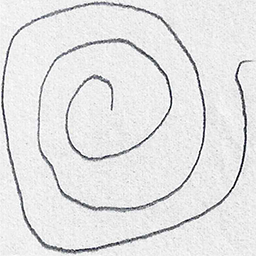
#> input picture dataset/healthy/V01HE02.png, 256 x 256 px, found by its file name; its folder holds 3 pictures in this run
$ python model.py
#> lines starting #> are read from the running program, lines starting #| are printed output that depends on the picture
import cv2
import numpy as np
import os

from sklearn.ensemble import RandomForestClassifier
from sklearn.model_selection import train_test_split
from sklearn.metrics import accuracy_score

dataset_path = r"C:\NIKHIL\SEM - 4\hackathon\dataset"

X = []
y = []


for category in ["healthy", "parkinson"]:
    path = os.path.join(dataset_path, category)

    label = 0 if category == "healthy" else 1

    for img_name in os.listdir(path):
        img_path = os.path.join(path, img_name)

        try:
            img = cv2.imread(img_path)
#> img is the input picture: shape (256, 256, 3); mean B, G, R 228, 227.5, 227.5
            img = cv2.resize(img, (300, 300))
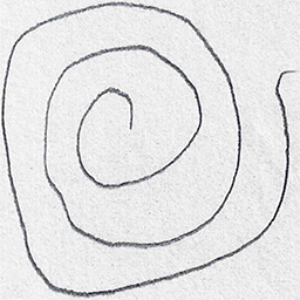
#> img: shape (300, 300, 3); mean B, G, R 227.8, 227.3, 227.3

            gray = cv2.cvtColor(img, cv2.COLOR_BGR2GRAY)
            edges = cv2.Canny(gray, 100, 200)
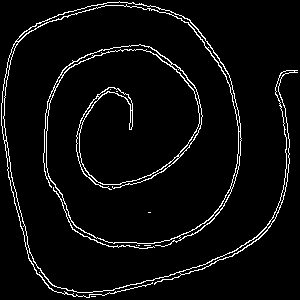
#> edges: shape (300, 300); 4.7% white in thin lines or dots

            edge_count = np.sum(edges > 0)
#> edge_count = 4250
            edge_density = edge_count / edges.size
#> edge_density = 0.0472
            mean_intensity = np.mean(edges)
#> mean_intensity = 12.04
            std_dev = np.std(edges)
#> std_dev = 54.09
            edge_ratio = np.count_nonzero(edges) / edges.size
#> edge_ratio = 0.0472

            X.append([edge_count, edge_density, mean_intensity, std_dev, edge_ratio])
            y.append(label)

        except:
            pass
#> pass 2 of the loop `for category in ["healthy", "parkinson"]:`:
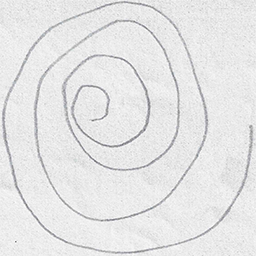
#> input picture dataset/parkinson/V01PE02.png, 256 x 256 px, found by its file name
#> img is the input picture: shape (256, 256, 3); mean B, G, R 229.7, 229.4, 229.4
#> img: shape (300, 300, 3)
#> `edges = cv2.Canny(gray, 100, 200)`:
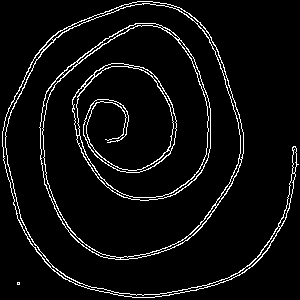
#> edges: shape (300, 300); 5.4% white in thin lines or dots
#> `edge_count = np.sum(edges > 0)`: edge_count = 4866
#> `edge_density = edge_count / edges.size`: edge_density = 0.0541
#> `mean_intensity = np.mean(edges)`: mean_intensity = 13.79
#> `std_dev = np.std(edges)`: std_dev = 57.67
#> `edge_ratio = np.count_nonzero(edges) / edges.size`: edge_ratio = 0.0541

X = np.array(X)
y = np.array(y)

print("Dataset Loaded:", len(X))


X_train, X_test, y_train, y_test = train_test_split(
    X, y, test_size=0.2, random_state=42
)


model = RandomForestClassifier(n_estimators=100)
model.fit(X_train, y_train)

print("✅ Model trained successfully!")


y_pred = model.predict(X_test)
accuracy = accuracy_score(y_test, y_pred)

print("🎯 Model Accuracy:", round(accuracy * 100, 2), "%")


test_image = r"C:\NIKHIL\SEM - 4\hackathon\dataset\healthy\V01HE02.png"

img = cv2.imread(test_image)
img = cv2.resize(img, (300, 300))

gray = cv2.cvtColor(img, cv2.COLOR_BGR2GRAY)
edges = cv2.Canny(gray, 100, 200)

edge_count = np.sum(edges > 0)
#> edge_count = 4250
edge_density = edge_count / edges.size
#> edge_density = 0.0472
mean_intensity = np.mean(edges)
#> mean_intensity = 12.04
std_dev = np.std(edges)
#> std_dev = 54.09
edge_ratio = np.count_nonzero(edges) / edges.size
#> edge_ratio = 0.0472

features = np.array([[edge_count, edge_density, mean_intensity, std_dev, edge_ratio]])
#> features = [[4250, 0.0472, 12.04, 54.09, 0.0472]]

prediction = model.predict(features)
#> prediction = [0]


if prediction == 1:
    print("🧠 Parkinson's Detected")
else:
    print("✅ Healthy")
